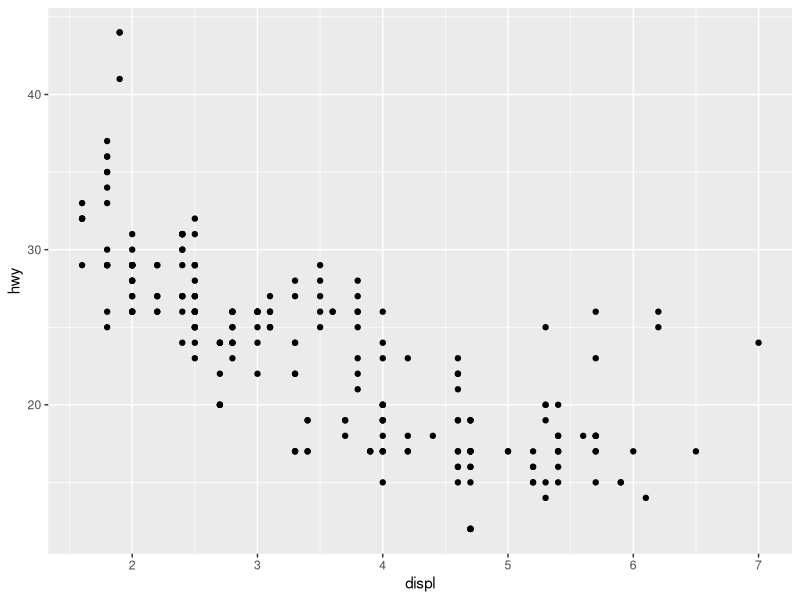
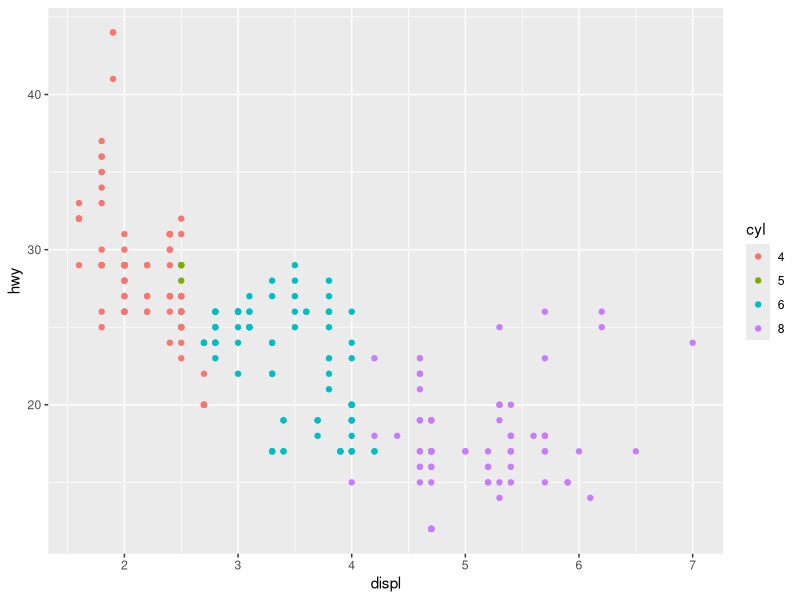
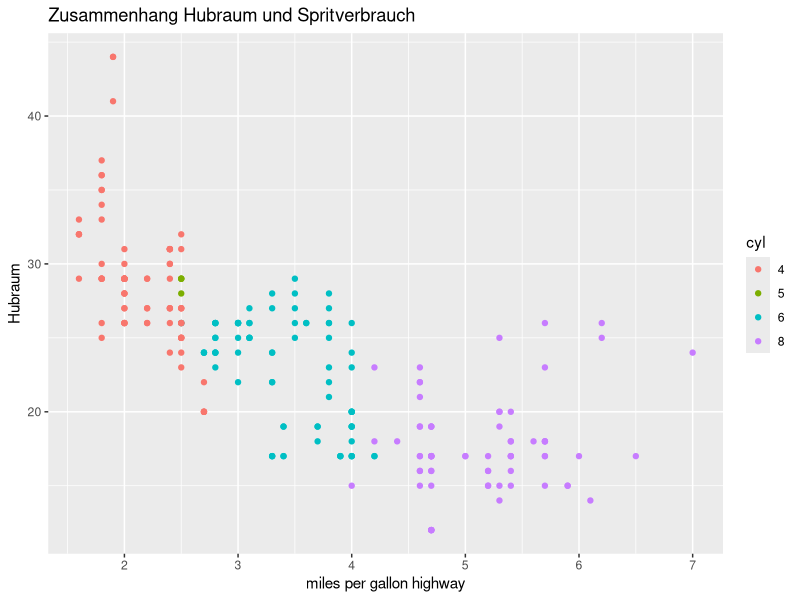
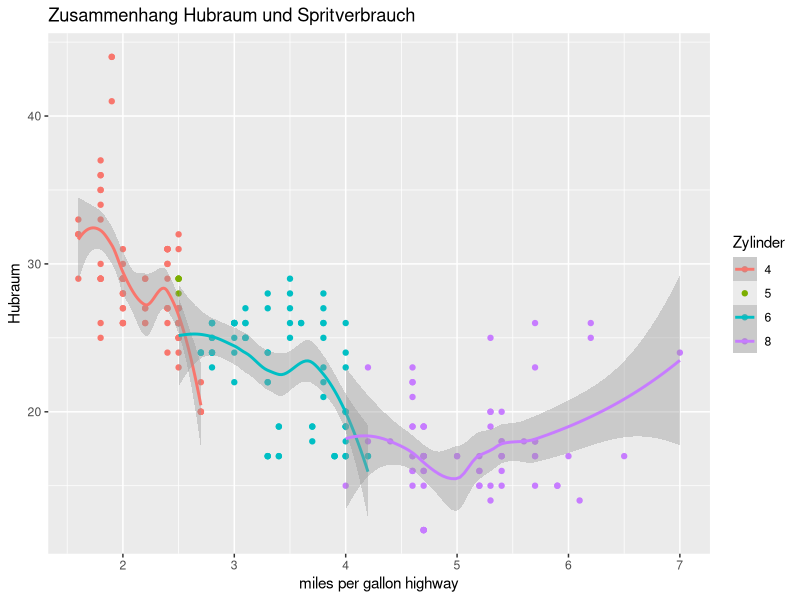
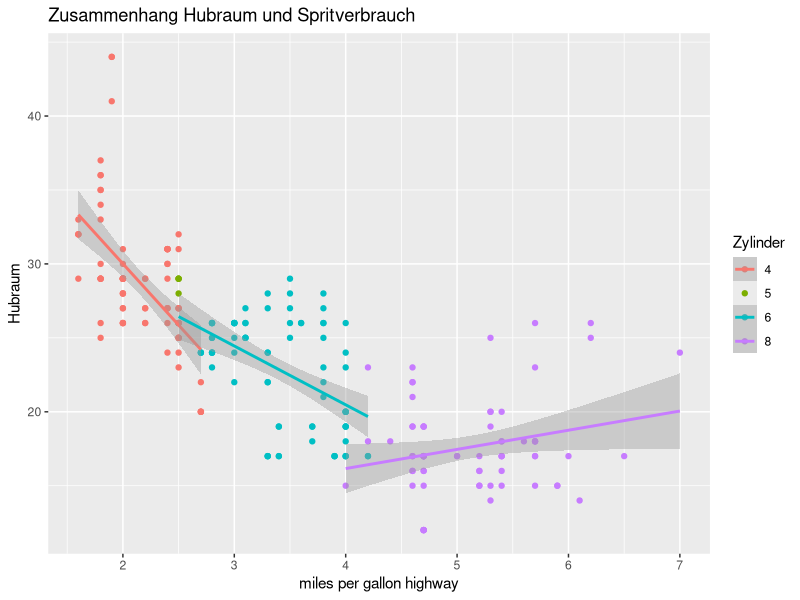
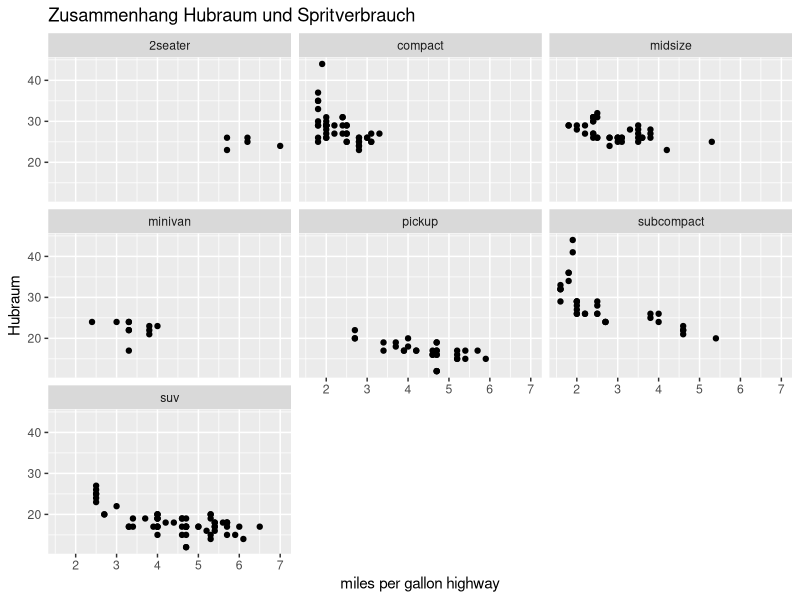
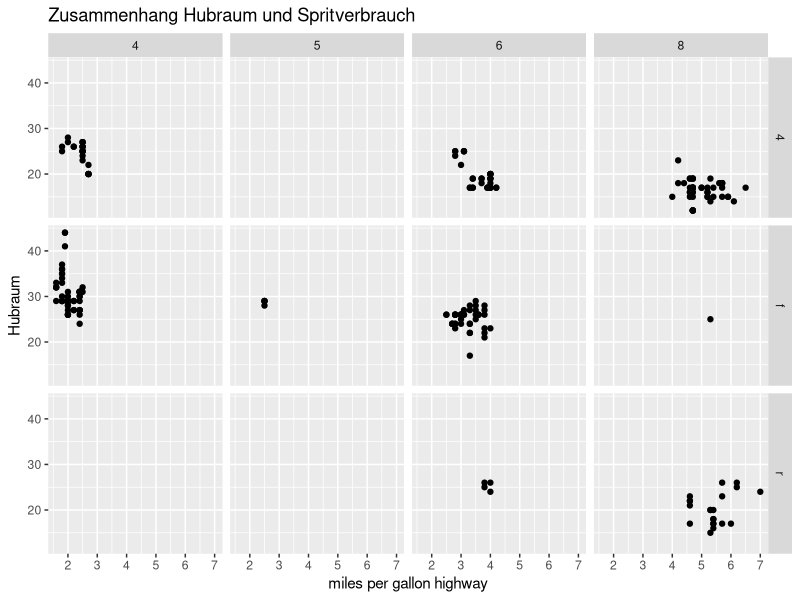
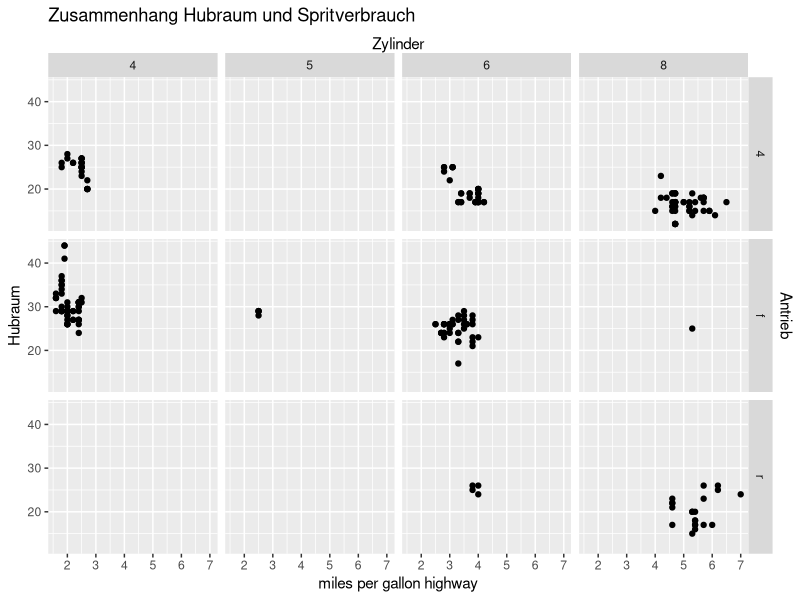

Reproduce these figures in R, in order. (Note: this script raises an error after producing the figures.)
## ---- chunk 1
#install.packages("psych")
## ---- chunk 2
#install.packages(c( "colorBlindness", "directlabels", "dplyr", "gameofthrones", "ggforce", "gghighlight", "ggnewscale", "ggplot2", "ggraph", "ggrepel", "ggtext", "ggthemes", "hexbin", "Hmisc", "mapproj", "maps", "munsell", "ozmaps", "paletteer", "patchwork", "rmapshaper", "scico", "seriation", "sf", "stars", "tidygraph", "tidyr", "wesanderson"))
## ---- chunk 3
library(ggplot2)
library(psych)

setwd("Vorkurs")
## ---- chunk 4
###########
# Datensatz mpg aus psych package
# Daten
mpg <- mpg

# Faktoren als solche definieren
mpg$year <- as.factor(mpg$year)
mpg$cyl <- as.factor(mpg$cyl)
mpg$drv <- as.factor(mpg$drv)
mpg$model <- as.factor(mpg$model)
mpg$trans <- as.factor(mpg$trans)
mpg$class <- as.factor(mpg$class)

# Einfaches scatterplot zwei kontinuierlichen Variablen
ggplot(mpg, aes(x = displ, y = hwy)) + 
  geom_point()

# Zusaetzlich Faktor "Zylinder" als dritte Variable
ggplot(mpg, aes(displ, hwy, colour = cyl)) + 
  geom_point()

# Mit Achsenbezeichnungen und Titel
ggplot(mpg, aes(displ, hwy, colour = cyl)) + 
  geom_point() + 
  labs(x = "miles per gallon highway", y = "Hubraum") +
  ggtitle("Zusammenhang Hubraum und Spritverbrauch")

# Mit Linie für Zusammenhang mit geom_smooth
## wird automatisch für jede Gruppe getrennt gemacht
ggplot(mpg, aes(displ, hwy, colour = cyl)) + 
  geom_point() + 
  labs(x = "miles per gallon highway", y = "Hubraum", color = "Zylinder") +
  ggtitle("Zusammenhang Hubraum und Spritverbrauch") +
  geom_smooth()

# Mit Regressionsline für linearen Zusammenhang mit geom_smooth
ggplot(mpg, aes(displ, hwy, colour = cyl)) + 
  geom_point() + 
  labs(x = "miles per gallon highway", y = "Hubraum", color = "Zylinder") +
  ggtitle("Zusammenhang Hubraum und Spritverbrauch")+
  geom_smooth(method = "lm")

# Aufteilung in verschiedene Graphiken anhand eines dritten Faktors mit facet_wrap
## Faktor Fahrzeugklasse
ggplot(mpg, aes(displ, hwy)) + 
  geom_point() + 
  facet_wrap(~class)+
  labs(x = "miles per gallon highway", y = "Hubraum") +
  ggtitle("Zusammenhang Hubraum und Spritverbrauch")

# Aufteilung in verschiedene Graphiken anhand zweier Faktoren mit facet_grid
## Faktoren Antrieb = drv und Zylinder = cyl
ggplot(mpg, aes(displ, hwy)) + 
  geom_point() + 
  facet_grid(drv~cyl)+
  labs(x = "miles per gallon highway", y = "Hubraum") +
  ggtitle("Zusammenhang Hubraum und Spritverbrauch")

# Einfügen zusaetzlicher, sekundaerer Achsen um die Facets zu bezeichnen
ggplot(mpg, aes(displ, hwy)) + 
  geom_point() + 
  facet_grid(drv~cyl)+
  labs(x = "miles per gallon highway", y = "Hubraum") +
  ggtitle("Zusammenhang Hubraum und Spritverbrauch")+
  scale_y_continuous(sec.axis = sec_axis(~ . , name = "Antrieb", breaks = NULL, labels = NULL)) +
  scale_x_continuous(sec.axis = sec_axis(~ . , name = "Zylinder", breaks = NULL, labels = NULL))

#Speichern der Graphik
## Graphik wird als eigenes Objekt benannt
p <- ggplot(mpg, aes(displ, hwy)) + 
  geom_point() + 
  facet_grid(drv~cyl)+
  labs(x = "miles per gallon highway", y = "Hubraum") +
  ggtitle("Zusammenhang Hubraum und Spritverbrauch")+
  scale_y_continuous(sec.axis = sec_axis(~ . , name = "Antrieb", breaks = NULL, labels = NULL)) +
  scale_x_continuous(sec.axis = sec_axis(~ . , name = "Zylinder", breaks = NULL, labels = NULL))
  

## Graphikobjekt wird mittels ggsave als Graphik in working directory gespeichert
ggsave("plot.png", p, width = 5, height = 5)

## ---- chunk 5
# Einfache Histogramme
ggplot(mpg, aes(hwy)) + geom_histogram() + facet_wrap(~class)

# Histogram mittels geom_bar
# Wertebereich der y-Achse wird mit ylim gesetzt
ggplot(mpg, aes(hwy)) + geom_bar() + facet_wrap(~class) + labs(x = "miles per gallon highway", y = "Hubraum") + ggtitle("Spritverbrauch nach Fahrzeugklasse") + ylim(0,25)

## ---- chunk 6
# Rohdaten

# Option 1: nur Rohdaten
ggplot(mpg, aes(drv, hwy)) + 
  geom_jitter(width = 0.2, height = 0)
## jitter verteilt die Daten auf der x-Achse so dass diese besser sichtbar sind
##height = 0 vermeidet vertikalen jitter

# Mit violin plot um Verteilung der Kriteriumswerte zu veranschaulichen
ggplot(mpg, aes(drv, hwy)) + geom_violin() + geom_point() + geom_jitter(width = 0.2, height = 0)

# Mit violin plot und Mittelwert mit Fehlerbalken
ggplot(mpg, aes(drv, hwy)) + geom_violin() + geom_point() +
  geom_jitter(width = 0.2, height = 0) +
  geom_point(stat="summary",fun = mean,size=1.5, col = "red") +
  stat_summary(geom="errorbar", fun.data=mean_se, width=.2, col ="red")+
  theme_classic()
## ---- chunk 7

# Option1
## Erst werden die Mittelwerte und ihre Konfidenzintervalle ausgerechnet
## Aus den Ergebnisse wird eine Datenmatrix gemacht
## Aus diesen Daten wird die Abbildung erzeugt

#### Mittelwerte und SE ausrechnen
mpg <- as.data.frame(mpg)
descriptives <- describeBy(hwy ~ cyl, mat = TRü, data = mpg)
#### Name des Faktors einfügen
names(descriptives)[names(descriptives) == "group1"] <- "Zylinder"
#### Konfidenzintervall ausrechnen
descriptives$ci_95 <- descriptives$se*1.96
#### Graphik machen
ggplot(descriptives, aes(x=Zylinder, y=mean)) + 
  geom_point() +
  geom_errorbar(aes(ymin=mean-ci_95, ymax=mean+ci_95), width=.1)+
  ggtitle("Verbrauch nach Motor")+
  theme_classic()


#Option 2 
## Plot wird direkt aus den Daten erzeugt
### Balkendiagramm
ggplot(mpg, aes(cyl, hwy)) + 
  stat_summary(fun = mean, geom = "bar", fill = "dark blue") +
  stat_summary(fun.data = mean_se, geom = "errorbar", width=.3)+
  ggtitle("Verbrauch nach Motor")+
  theme_classic()

### Balkendiagramm mit 2 Faktoren
pd <- position_dodge(1) # setzt die Balken nebeneinander

ggplot(mpg, aes(cyl, hwy, fill = drv)) + 
  stat_summary(fun = mean, geom = "bar", position = pd, preserve = "single") +
  stat_summary(fun.data = mean_se, geom = "errorbar", width=.3, position = pd, preserve = "single")+
  ggtitle("Verbrauch nach Motor")+
  theme_classic()

### Punktdiagramm mit 2 Faktoren
ggplot(mpg, aes(cyl, hwy, color = drv)) + 
  stat_summary(fun = mean, geom = "point") +
  stat_summary(fun.data = mean_se, geom = "errorbar", width=.3)+
  ggtitle("Verbrauch nach Motor")+
  theme_classic()

# Noch hübscher, wenn etwas gegeneinander verschoben
pd <- position_dodge(0.4)

ggplot(mpg, aes(cyl, hwy, colour = drv)) + 
  stat_summary(fun = mean, geom = "point", position = pd) +
  stat_summary(fun.data = mean_se, geom = "errorbar", width=.3, position = pd)+
  ggtitle("Verbrauch nach Motor")+
  theme_classic()


